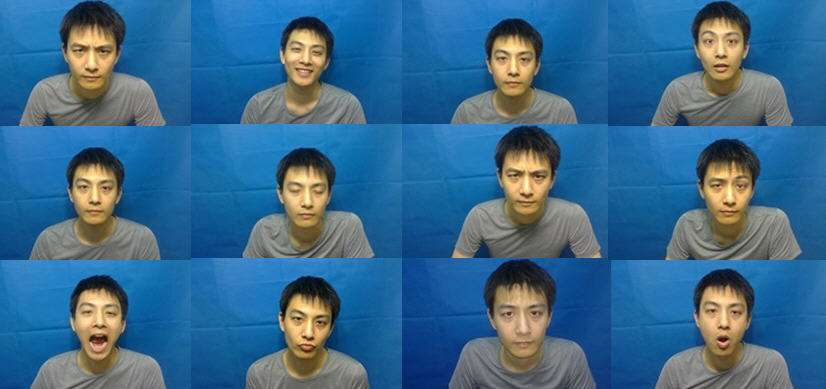
#> input picture assets/faces.png, 826 x 389 px
$ python facial_recognition.py
#> lines starting #> are read from the running program, lines starting #| are printed output that depends on the picture; after the words box and inside, x2 and y2 are one past the last pixel; in counts of white or black regions, pixels touching at a corner belong together
import cv2 as cv
import matplotlib.pyplot as plt
from pathlib import Path

plt.rcParams['font.sans-serif'] = ['PingFang HK']  # mac常用中文字体
plt.rcParams['axes.unicode_minus'] = False         # 解决负号显示问题

img_faces = cv.imread(Path(__file__).parent.parent.parent.parent.joinpath("assets/faces.png"))
#> img_faces is the input picture: shape (389, 826, 3); mean B, G, R 140.5, 105.7, 58.4

# 加载定义好的人脸以及眼睛信息匹配信息
# 模型参数文件下载地址： https://github.com/opencv/opencv/tree/4.x/data/haarcascades
face_cascade = cv.CascadeClassifier(Path(__file__).parent.parent.parent.parent.joinpath("assets/model/haarcascade_frontalface_default.xml"))
eye_cascade = cv.CascadeClassifier(Path(__file__).parent.parent.parent.parent.joinpath("assets/model/haarcascade_eye.xml"))

# 转为灰度图
img_faces_gray = cv.cvtColor(img_faces, cv.COLOR_BGR2GRAY)
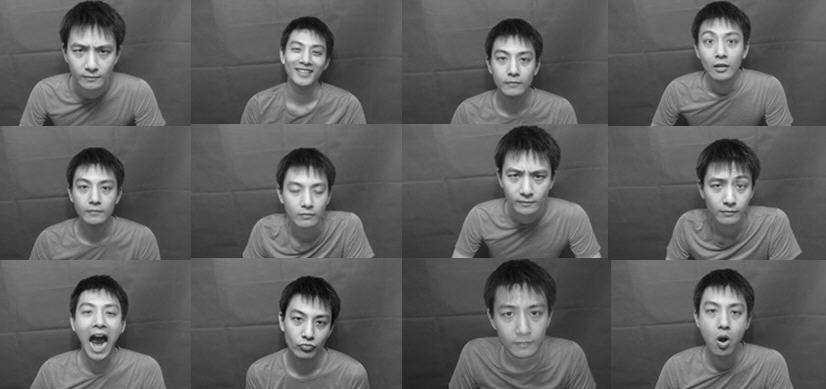
#> img_faces_gray: shape (389, 826); min 1, max 248, mean 95.5

# 模板匹配中，模板大小固定，但图像中的人脸可能大小不一。解决方法是多次缩放图像，用固定窗口去滑动检测。
# 原始图像: 1920x1080
# ↓ 缩小 1/1.3
# 第1次缩放: 1477x831
# ↓ 缩小 1/1.3
# 第2次缩放: 1136x639
# ↓ 缩小 1/1.3
# 第3次缩放: 874x492
# ...
# 直到图像小于检测窗口(默认30x30)

"""
minNeighbors（最小邻域数）
作用：控制检测框的合并阈值，过滤误检
核心思想：图像中同一张脸可能被多个重叠窗口检测到，minNeighbors 决定需要多少个"邻居"窗口才认为是真脸
minNeighbors	效果	    优点	                缺点
2-3	            宽松	    检测率高，不漏检	    误检多（把非人脸的物体框出来）
5-6	            适中	    平衡准确率和召回率	    常用值
8-10        	严格	    误检极少	            可能漏检真人脸
"""
faces = face_cascade.detectMultiScale(img_faces_gray, scaleFactor=1.3, minNeighbors=5)
#> faces = [[278, 29, 56, 56], [691, 18, 59, 59], [62, 28, 61, 61], [484, 36, 59, 59], [497, 153, 61, 61], [66, 164, 59, 59], [699, 163, 60, 60], [277, 168, 59, 59], [69, 288, 61, 61], [693, 287, 62, 62], [486, 285, 72, 72], [279, 297, 60, 60]]
print("人脸数据的形状(人脸数量，坐标和尺寸)：", faces)
#| 人脸数据的形状(人脸数量，坐标和尺寸)： [[278  29  56  56]
#|  [691  18  59  59]
#|  [ 62  28  61  61]
#|  [484  36  59  59]
#|  [497 153  61  61]
#|  [ 66 164  59  59]
#|  [699 163  60  60]
#|  [277 168  59  59]
#|  [ 69 288  61  61]
#|  [693 287  62  62]
#|  [486 285  72  72]
#|  [279 297  60  60]]

for (x, y, w, h) in faces:
    # 画人脸框
    cv.rectangle(img_faces, (x, y), (x + w, y + h), (255, 0, 0), 2)
    # 获取人脸区域
    face_img = img_faces_gray[y:y + h, x:x + w]
    # 获取人脸区域中的眼睛
    eyes = eye_cascade.detectMultiScale(face_img)
    # 画眼睛框
    for (ex, ey, ew, eh) in eyes:
        cv.rectangle(img_faces, (x + ex, y + ey), (x + ex + ew, y + ey + eh), (0, 255, 0), 2)
#> this loop made 12 passes
#> (x, y, w, h, eyes) on passes 2, 3, 4, 7, 10, 11, 12: (691, 18, 59, 59, [[28, 13, 22, 22]]), (62, 28, 61, 61, [[7, 10, 22, 22]]), (484, 36, 59, 59, [[8, 12, 22, 22]]), (699, 163, 60, 60, [[8, 9, 22, 22]]), (693, 287, 62, 62, [[9, 15, 20, 20]]), (486, 285, 72, 72, [[36, 16, 22, 22], [11, 18, 23, 23]]), (279, 297, 60, 60, [[9, 11, 22, 22]])
#> pass 1, `face_img = img_faces_gray[y:y + h, x:x + w]`:
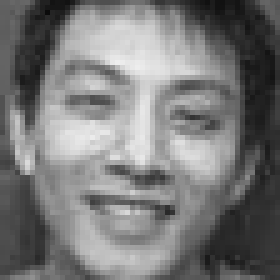
#> face_img: shape (56, 56) (shown 5 times larger); min 11, max 239, mean 120.8
#> pass 2, `face_img = img_faces_gray[y:y + h, x:x + w]`:
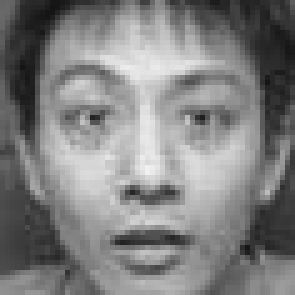
#> face_img: shape (59, 59) (shown 5 times larger); min 20, max 240, mean 128.3
#> pass 3, `face_img = img_faces_gray[y:y + h, x:x + w]`:
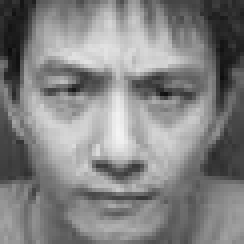
#> face_img: shape (61, 61) (shown 4 times larger); min 12, max 244, mean 130.9
#> after the loop:
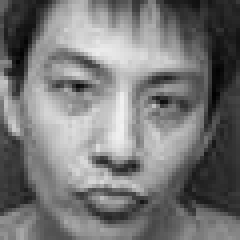
#> face_img: shape (60, 60) (shown 4 times larger); min 1, max 241, mean 119.3
#> after the loop:
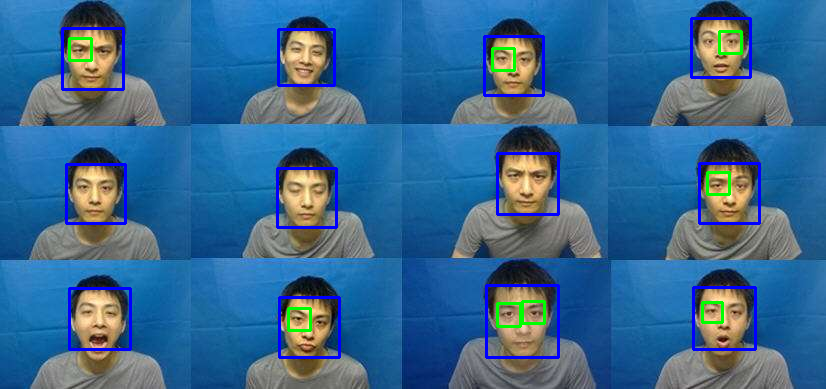
#> img_faces: shape (389, 826, 3); 3.34% of pixels changed, all inside (x1, y1, x2, y2) = (61, 17, 761, 359)


cv.imshow("img_faces", img_faces)
cv.waitKey(0)
cv.imshow("img_faces_gray", img_faces_gray)
cv.waitKey(0)

cv.destroyAllWindows()

# [72 lines left out: functions face_detect, draw_rect, detect_show, not called in this run]


"""从摄像机获取视频 + 人脸区域提取"""
#> (the run stopped early here; a loop or call above may not have finished)
